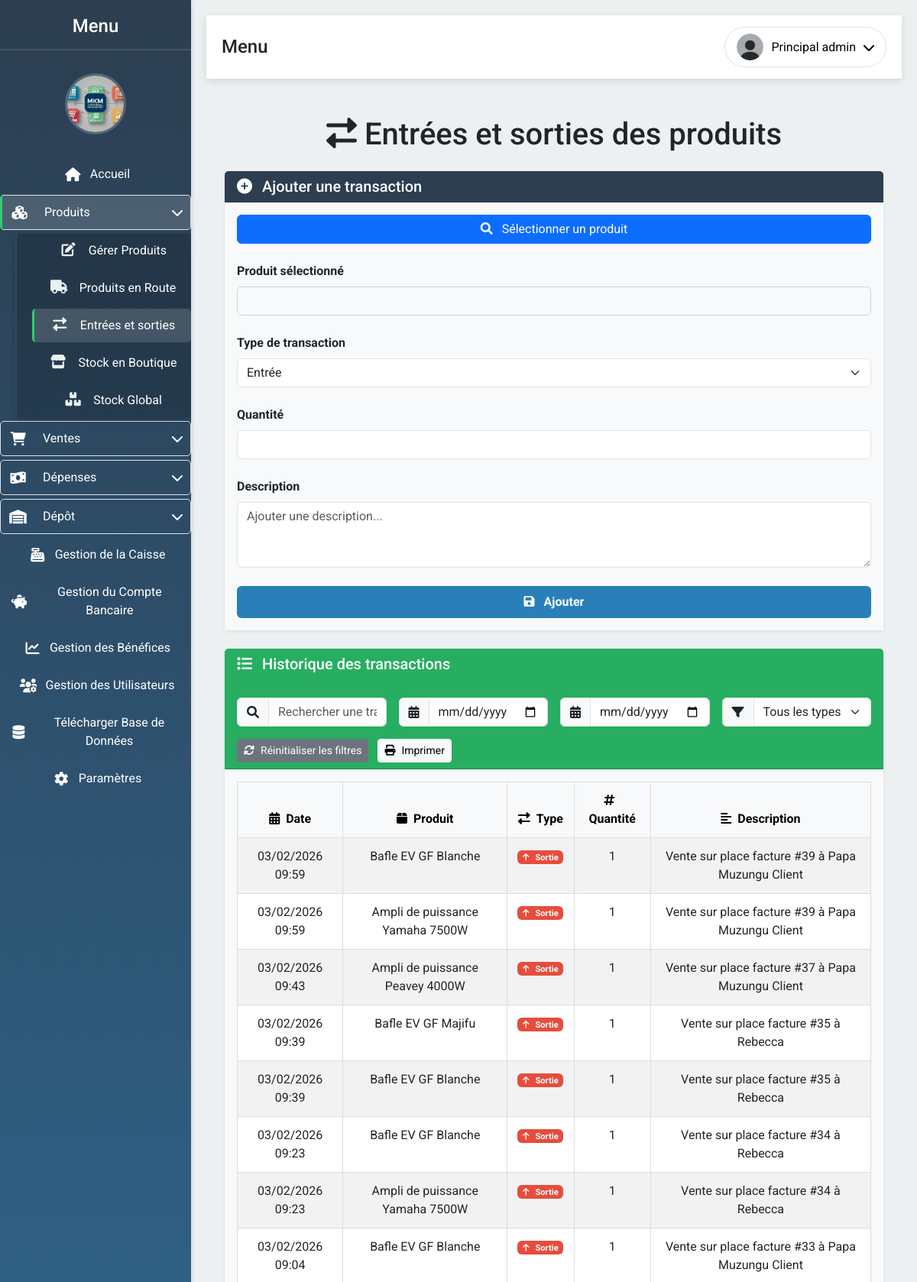
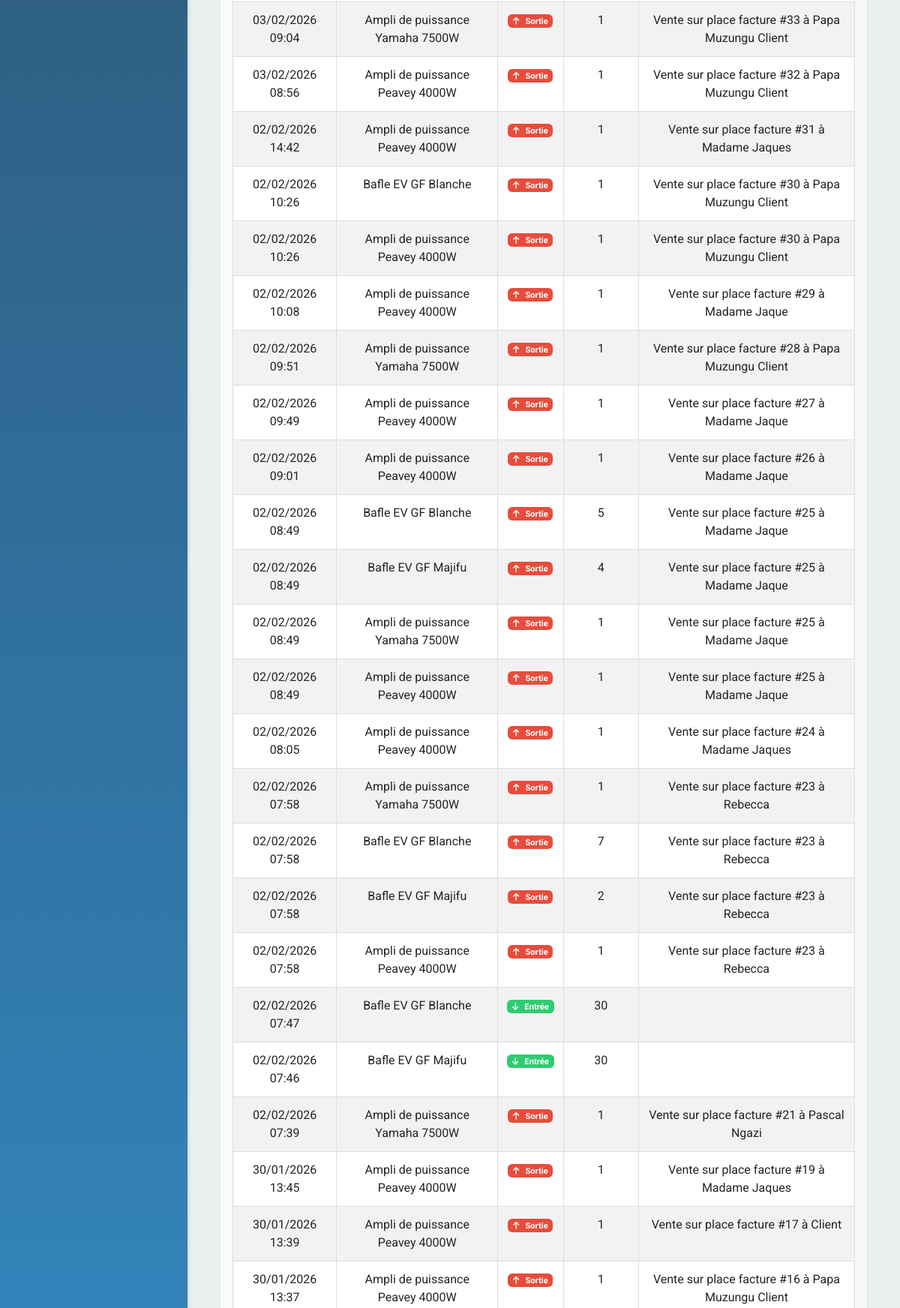
The app's page /entrees_sorties (signed in, upper part) with its own data (2 pictures, top to bottom).
### app/models.py (models this page shows, shortened)
class User(UserMixin, db.Model):
    __tablename__ = 'user'
    id = db.Column(db.Integer, primary_key=True)
    email = db.Column(db.String(100), unique=True, nullable=False)
    password = db.Column(db.String(100), nullable=False)
    firstname = db.Column(db.String(100), nullable=True)
    lastname = db.Column(db.String(100), nullable=True)
    photo = db.Column(db.String(200), nullable=True)
    role = db.Column(db.String(50), default='vendeur')
    permissions = db.Column(JSON, nullable=True)
    def is_admin(self):
        return self.role == 'admin'
    def has_permission(self, permission):
        if self.is_admin():
            return True
        return self.permissions and permission in self.permissions

class TransactionsProduit(db.Model):
    __tablename__ = 'transactions_produit'
    id = db.Column(db.Integer, primary_key=True)
    produit_id = db.Column(db.Integer, db.ForeignKey('produits.id'), nullable=False)
    type = db.Column(db.Enum('entree', 'sortie'), nullable=False)
    quantite = db.Column(db.Integer, nullable=False)
    date_transaction = db.Column(db.DateTime, default=datetime.utcnow)
    description = db.Column(db.Text, nullable=True)
    produit = db.relationship('Produits', backref='transactions')

class Produits(db.Model):
    __tablename__ = 'produits'
    id = db.Column(db.Integer, primary_key=True)
    nom = db.Column(db.String(100), nullable=False)
    description = db.Column(db.String(200))
    prix = db.Column(db.Float, nullable=False)
    prix_achat = db.Column(db.Float, nullable=False)
    quantite = db.Column(db.Integer, nullable=False)
    quantite_depot = db.Column(db.Integer, default=0)
    en_route = db.Column(db.Integer, default=0)

### app/routes.py (the view)
@bp.route('/entrees_sorties')
@login_required
@permission_required('gestion_produits')
def entrees_sorties():
    transactions = TransactionsProduit.query.order_by(TransactionsProduit.date_transaction.desc()).all()
    produits = Produits.query.all()
    return render_template('entrees_sorties.html', transactions=transactions, produits=produits)

### app/templates/entrees_sorties.html (shortened to what this page needs)
{% extends "layout.html" %}
{% block content %}
<div class="container">
    <h1 class="mt-5 text-center"><i class="fas fa-exchange-alt"></i> Entrées et sorties des produits</h1>
    <div class="card mt-4 shadow-sm border-0">
        <div class="card-header text-white" style="background-color: #2C3E50;">
            <h5 class="card-title mb-0"><i class="fas fa-plus-circle me-2"></i> Ajouter une transaction</h5>
        </div>
        <div class="card-body" style="background-color: #F8F9FA;">
            <form id="transactionForm" action="{{ url_for('routes.ajouter_transaction') }}" method="POST">
                <div class="mb-4">
                    <button type="button" class="btn btn-primary w-100" data-bs-toggle="modal" data-bs-target="#produitModal">
                        <i class="fas fa-search me-2"></i> Sélectionner un produit
                    </button>
                </div>
                <div class="mb-4">
                    <label for="nom_produit" class="form-label text-dark fw-bold">Produit sélectionné</label>
                    <input type="text" id="nom_produit" class="form-control" readonly>
                </div>
                <div class="mb-4">
                    <label for="type" class="form-label text-dark fw-bold">Type de transaction</label>
                    <select class="form-select" id="type" name="type" required>
                        <option value="entree">Entrée</option>
                    </select>
                </div>
                <div class="mb-4">
                    <label for="quantite" class="form-label text-dark fw-bold">Quantité</label>
                    <input type="number" class="form-control" id="quantite" name="quantite" required>
                </div>
                <div class="mb-4">
                    <label for="description" class="form-label text-dark fw-bold">Description</label>
                    <textarea class="form-control" id="description" name="description" rows="3" placeholder="Ajouter une description..."></textarea>
                </div>
                <button type="submit" class="btn text-white w-100 py-2 fw-bold" style="background-color: #2980B9;">
                    <i class="fas fa-save me-2"></i> Ajouter
                </button>
            </form>
        </div>
    </div>
    <div class="card mt-4 shadow-sm border-0">
        <div class="card-header text-white" style="background-color: #27AE60;">
            <h5 class="card-title mb-0"><i class="fas fa-list me-2"></i> Historique des transactions</h5>
            <div class="row mt-3 g-3">
                <div class="col-md-3">
                    <div class="input-group">
                        <span class="input-group-text"><i class="fas fa-search"></i></span>
                        <input type="text" id="searchTransaction" class="form-control" placeholder="Rechercher une transaction...">
                    </div>
                </div>
                <div class="col-md-3">
                    <div class="input-group">
                        <span class="input-group-text"><i class="fas fa-calendar-alt"></i></span>
                        <input type="date" id="filterDateStart" class="form-control" placeholder="Date de début">
                    </div>
                </div>
                <div class="col-md-3">
                    <div class="input-group">
                        <span class="input-group-text"><i class="fas fa-calendar-alt"></i></span>
                        <input type="date" id="filterDateEnd" class="form-control" placeholder="Date de fin">
                    </div>
                </div>
                <div class="col-md-3">
                    <div class="input-group">
                        <span class="input-group-text"><i class="fas fa-filter"></i></span>
                        <select id="filterType" class="form-select">
                            <option value="">Tous les types</option>
                        </select>
                    </div>
                </div>
            </div>
            <div class="mt-3">
                <button id="resetFilters" class="btn btn-secondary btn-sm me-2">
                    <i class="fas fa-sync-alt me-2"></i>Réinitialiser les filtres
                </button>
                <button id="printButton" class="btn btn-light btn-sm">
                    <i class="fas fa-print me-2"></i>Imprimer
                </button>
            </div>
        </div>
        <div class="card-body" style="background-color: #F8F9FA;">
            <div class="table-responsive">
                <table class="table table-hover table-striped">
                    <thead class="table-light">
                        <tr>
                            <th class="text-center"><i class="fas fa-calendar-alt me-2"></i>Date</th>
                            <th class="text-center"><i class="fas fa-box me-2"></i>Produit</th>
                            <th class="text-center"><i class="fas fa-exchange-alt me-2"></i>Type</th>
                            <th class="text-center"><i class="fas fa-hashtag me-2"></i>Quantité</th>
                            <th class="text-center"><i class="fas fa-align-left me-2"></i>Description</th>
                        </tr>
                    </thead>
                    <tbody id="transactionTableBody">
                        {% for transaction in transactions %}
                        <tr data-type="{{ transaction.type }}" data-date="{{ transaction.date_transaction.strftime('%Y-%m-%d') }}">
                            <td class="text-center">{{ transaction.date_transaction.strftime('%d/%m/%Y %H:%M') }}</td>
                            <td class="text-center">{{ transaction.produit.nom }}</td>
                            <td class="text-center">
                                {% if transaction.type == 'entree' %}
                                    <span class="badge" style="background-color: #2ECC71;"><i class="fas fa-arrow-down me-2"></i>Entrée</span>
                                {% else %}
                                    <span class="badge" style="background-color: #E74C3C;"><i class="fas fa-arrow-up me-2"></i>Sortie</span>
                                {% endif %}
                            </td>
                            <td class="text-center">{{ transaction.quantite }}</td>
                            <td class="text-center">{{ transaction.description }}</td>
                        </tr>
                        {% endfor %}
                    </tbody>
                </table>
            </div>
        </div>
    </div>
</div>
{% endblock %}

### app/templates/layout.html (shortened to what this page needs)
<!DOCTYPE html>
<html lang="fr">
<head>
    <link href="{{ url_for('static', filename='css/bootstrap.min.css') }}" rel="stylesheet">
    <link href="{{ url_for('static', filename='css/all.min.css') }}" rel="stylesheet">
    <link href="{{ url_for('static', filename='css/style.css') }}" rel="stylesheet">
</head>
<body>
    <div class="sidebar" id="sidebar">
        <h2 style="text-align: center;">Menu</h2>
        <div class="logo-container" style="text-align: center; margin-top: 20px;">
            <img src="{{ url_for('static', filename='uploads/logo.png') }}" alt="Logo" style="width: 80px; height: 80px; border-radius: 50%; object-fit: cover;">
        </div>
        <a href="/" class="nav-link {% if request.endpoint == 'routes.index' %}active{% endif %}">
            <i class="fas fa-home"></i> <span>Accueil</span>
        </a>
        {% if current_user.is_authenticated %}
            {% if current_user.has_permission('gestion_produits') or current_user.has_permission('voir_stock_boutique') or current_user.has_permission('voir_stock_globale') %}
                <a href="#produits" class="nav-link dropdown-toggle" id="dropdown-produits">
                    <i class="fas fa-cubes"></i> <span>Produits</span>
                </a>
                <div class="nav-dropdown" id="nav-dropdown-produits">
                    {% if current_user.has_permission('gestion_produits') %}
                        <a href="/gestion_produits" class="nav-link {% if request.endpoint == 'routes.gestion_produits' %}active{% endif %}">
                            <i class="fas fa-edit"></i> <span>Gérer Produits</span>
                        </a>
                        <a href="/produits_en_route" class="nav-link {% if request.endpoint == 'routes.produits_en_route' %}active{% endif %}">
                            <i class="fas fa-truck"></i> <span>Produits en Route</span>
                        </a>
                        <a href="/entrees_sorties" class="nav-link {% if request.endpoint == 'routes.entrees_sorties' %}active{% endif %}">
                            <i class="fas fa-exchange-alt"></i> <span>Entrées et sorties</span>
                        </a>
                    {% endif %}
                    {% if current_user.has_permission('voir_stock_boutique') %}
                        <a href="/stock_boutique" class="nav-link {% if request.endpoint == 'routes.stock_boutique' %}active{% endif %}">
                            <i class="fas fa-store"></i> <span>Stock en Boutique</span>
                        </a>
                    {% endif %}
                    {% if current_user.has_permission('voir_stock_globale') %}
                        <a href="/stock_global" class="nav-link {% if request.endpoint == 'routes.stock_global' %}active{% endif %}">
                            <i class="fas fa-boxes"></i> <span>Stock Global</span>
                        </a>
                    {% endif %}
                </div>
            {% endif %}
            {% if current_user.has_permission('gestion_ventes') or current_user.has_permission('voir_historique_vente') %}
                <a href="#ventes" class="nav-link dropdown-toggle" id="dropdown-ventes">
                    <i class="fas fa-shopping-cart"></i> <span>Ventes</span>
                </a>
            {% endif %}
            {% if current_user.has_permission('gestion_depenses_ordinaires') or current_user.has_permission('gestion_depenses_recurrentes') %}
                <a href="#depenses" class="nav-link dropdown-toggle" id="dropdown-depenses">
                    <i class="fas fa-money-bill-wave"></i> <span>Dépenses</span>
                </a>
            {% endif %}
            {% if current_user.has_permission('gestion_depot') or current_user.has_permission('voir_stock_depot') or current_user.has_permission('gestion_livraisons') %}
                <a href="#depot" class="nav-link dropdown-toggle" id="dropdown-depot">
                    <i class="fas fa-warehouse"></i> <span>Dépôt</span>
                </a>
            {% endif %}
            {% if current_user.has_permission('gestion_caise') %}
                <a href="/gestion_caisse" class="nav-link {% if request.endpoint == 'routes.gestion_caisse' %}active{% endif %}">
                    <i class="fas fa-cash-register"></i> <span>Gestion de la Caisse</span>
                </a>
            {% endif %}
            {% if current_user.has_permission('gestion_banque') %}
                <a href="/gestion_compte_bancaire" class="nav-link {% if request.endpoint == 'routes.gestion_compte_bancaire' %}active{% endif %}">
                    <i class="fas fa-piggy-bank"></i> <span>Gestion du Compte Bancaire</span>
                </a>
            {% endif %}
            {% if current_user.has_permission('voir_benefice') %}
                <a href="/benefices" class="nav-link {% if request.endpoint == 'routes.gestion_benefices' %}active{% endif %}">
                    <i class="fas fa-chart-line"></i> <span>Gestion des Bénéfices</span>
                </a>
            {% endif %}
            {% if current_user.has_permission('gestion_utilisateurs') %}
                <a href="/gestion_utilisateurs" class="nav-link {% if request.endpoint == 'routes.gestion_utilisateurs' %}active{% endif %}">
                    <i class="fas fa-users-cog"></i> <span>Gestion des Utilisateurs</span>
                </a>
            {% endif %}
            {% if current_user.has_permission('gestion_utilisateurs') %}
                <a href="{{ url_for('routes.telecharger_base_donnees') }}" class="nav-link">
                    <i class="fas fa-database"></i> <span>Télécharger Base de Données</span>
                </a>
            {% endif %}
            <a href="/parametres" class="nav-link {% if request.endpoint == 'routes.parametres' %}active{% endif %}">
                <i class="fas fa-cog"></i> <span>Paramètres</span>
            </a>
        {% endif %}
    </div>
    <div class="content">
        <div class="header">
            <div class="page-title">
                <h4 class="mb-0">{% block page_title %}{% endblock %}</h4>
            </div>
            <div class="dropdown">
                {% if current_user.is_authenticated %}
                    <button class="btn btn-light dropdown-toggle" id="profileDropdown" data-bs-toggle="dropdown">
                        <img src="{{ url_for('static', filename=current_user.photo if current_user.photo else 'images/default.png') }}"
                             alt="Profile Picture" width="40" height="40" class="rounded-circle">
                        <span class="d-none d-md-inline">{{ current_user.firstname }} {{ current_user.lastname }}</span>
                    </button>
                {% else %}
                    <a href="/login" class="btn btn-light">
                        <i class="fas fa-sign-in-alt"></i> Connexion
                    </a>
                {% endif %}
            </div>
        </div>
        <div class="container-fluid mt-4 content-ajax">
            {% block content %}{% endblock %}
        </div>
    </div>
</body>
</html>

### records on screen
User: firstname "Principal", lastname "admin"
TransactionsProduit: type "sortie" (drawn)
TransactionsProduit: type "sortie" (drawn)
TransactionsProduit: type "sortie" (drawn)
TransactionsProduit: type "sortie" (drawn)
TransactionsProduit: type "sortie" (drawn)
TransactionsProduit: type "sortie" (drawn)
TransactionsProduit: type "sortie" (drawn)
TransactionsProduit: type "sortie" (drawn)
TransactionsProduit: type "sortie" (drawn)
TransactionsProduit: type "sortie" (drawn)
TransactionsProduit: type "sortie" (drawn)
TransactionsProduit: type "sortie" (drawn)
TransactionsProduit: type "sortie" (drawn)
TransactionsProduit: type "sortie" (drawn)
TransactionsProduit: type "sortie" (drawn)
TransactionsProduit: type "sortie" (drawn)
TransactionsProduit: type "sortie" (drawn)
TransactionsProduit: type "sortie" (drawn)
TransactionsProduit: type "sortie" (drawn)
TransactionsProduit: type "sortie" (drawn)
TransactionsProduit: type "sortie" (drawn)
TransactionsProduit: type "sortie" (drawn)
TransactionsProduit: type "sortie" (drawn)
TransactionsProduit: type "sortie" (drawn)
TransactionsProduit: type "sortie" (drawn)
TransactionsProduit: type "sortie" (drawn)
TransactionsProduit: type "entree" (drawn)
TransactionsProduit: type "entree" (drawn)
TransactionsProduit: type "sortie" (drawn)
TransactionsProduit: type "sortie" (drawn)
TransactionsProduit: type "sortie" (drawn)
TransactionsProduit: type "sortie" (drawn)
